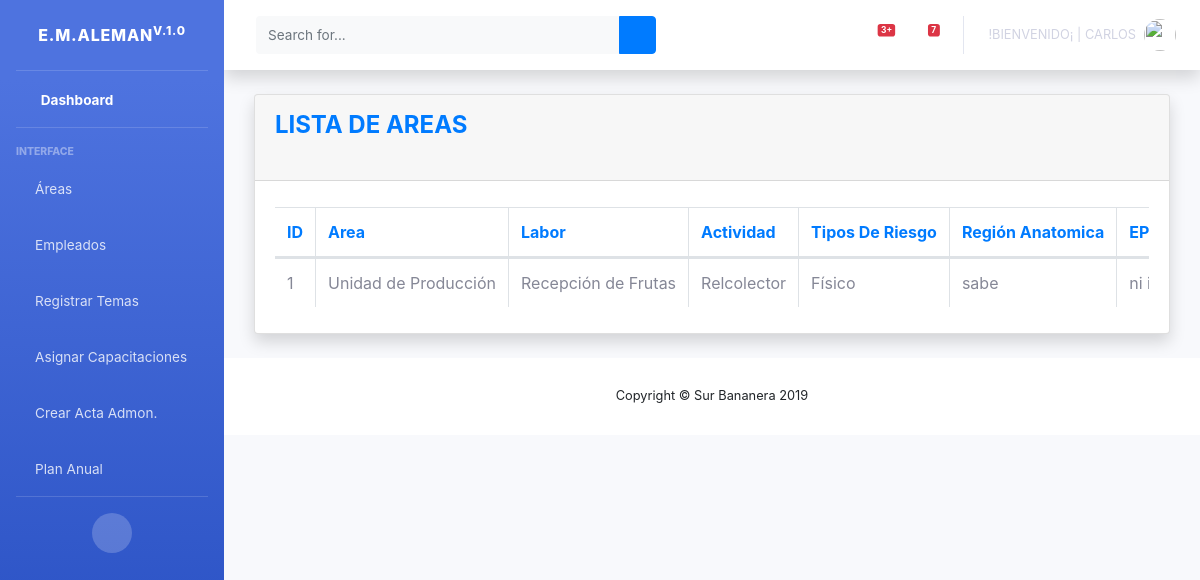
Page /bananera/listaAreas (signed in) on the committed database.
### surBananas/models.py (models this page shows, shortened)
class areas(models.Model):
    choice_riesgo ={('', 'Tipos de riesgo'),('Físico','Físico'),('Quimico','Quimico'), ('Físico y Quimico','Físico y Quimico')}
    choice_fase ={('', 'Areas'),('Area 1','Area 1'),('Area 2','Area 2'),('Area 3','Area 3'),('Area 4','Area 4'),('Area 5','Area 5'),('Unidad de Empaque','Unidad de Empaque'),('Unidad de Producción','Unidad de Producción')}
    choice_puesto= (('', 'Labor'),
                   ('1.- Unidad de Empaque', (
                       ('Recepción de Frutas', 'Recepción de Frutas'),
                       ('Desflore', 'Desflore'),
                       ('Lavador de Fomi', 'Lavador de Fomi'),
                       ('Armador de Carga', 'Armador de Carga'),
                       ('Evaluador de Fruta', 'Evaluador de Fruta'),
                       ('Clasificación', 'Clasificación'),
                       ('Selección', 'Selección'),
                       ('Selladoras', 'Selladoras'),
                       ('Pasador de Frutas', 'Pasador de Frutas'),
                       ('Empacador', 'Empacador'),
                       ('Repesado de Cajas Empacadas.', 'Repesado de Cajas Empacadas.'),
                       ('Desmane', 'Desmane'),
                       ('Estibador', 'Estibador'),
                       ('Pegador de Carton', 'Pegador de Carton'),
                       ('Preparación de Mezcla PosCosecha', 'Preparación de Mezcla PosCosecha'),
                       ('Limpieza', 'Limpieza'),
                       ('Dedo Suelto', 'Dedo Suelto'),
                       ('Bodega de Cartón', 'Bodega de Cartón'),
                       ('Evaluador de Cajas', 'Evaluador de Cajas'),
                       ('Jefe de Empaque', 'Jefe de Empaque'),
                   )),
                   ('2.- Unidad Producción', (
                       ('Deshije', 'Deshije'),
                       ('Aplicadores de Herbicidas', 'Aplicadores de Herbicidas'),
                       ('Desflore Manual', 'Desflore Manual'),
                       ('Cajeteo', 'Cajeteo'),
                       ('Saneo', 'Saneo'),
                       ('Paleo', 'Paleo'),
                       ('Fertilización', 'Fertilización'),
                       ('Riego y Bombeo', 'Riego y Bombeo'),
                       ('Chapeo de Rondas', 'Chapeo de Rondas'),
                       ('Picador de Matas', 'Picador de Matas'),
                       ('Desvio de Hijos y Rearme', 'Desvio de Hijos y Rearme'),
                       ('Técnico de Producción', 'Técnico de Producción'),
                       ('Jefe de Área', 'Jefe de Área'),
                       ('Cosecha', 'Cosecha'),
                       ('Embolse y Amarre.', 'Embolse y Amarre.'),
                       ('Fitosanitarios', 'Fitosanitarios'),
                       ('Seguridad', 'Seguridad'),
                       ('Responsable de Bodegas y Almacén', 'Responsable de Bodegas y Almacén'),
                       ('Taller y Mantenimiento.', 'Taller y Mantenimiento'),
                   )),
                   )
    fase = models.CharField(choices=choice_fase, default='', max_length=20, blank=True, null=True)
    puesto = models.CharField(choices=choice_puesto,max_length=20, blank=True, null=True, default='')
    actividad = models.CharField(max_length=500, blank=True, null=True)
    tiposRiesgo = models.CharField(choices=choice_riesgo, default='', max_length=20, blank=True, null=True)
    regionAnatomica = models.CharField(max_length=200,blank=True, null=True)
    eppUtilizar = models.CharField(max_length=200,blank=True, null=True)
    status = models.BooleanField('Estado', default=True)
    created_at = models.DateTimeField(auto_now_add=True, blank=True, null=True)

### surBananas/views.py (the view)
# urls.py: path('listaAreas', login_required(views.ListaArea.as_view()), name = 'listaAreas'),
class ListaArea(ListView):
    model = areas
    template_name = 'areas.html'
    context_object_name = 'areas'
    queryset = areas.objects.filter(status=True)

### surBananas/templates/areas.html (shortened to what this page needs)
{% extends 'indexAdmin.html' %}
{% block contenido %}
    <div class="container-fluid">
        <div class="card shadow mb-4">
            <div class="card-header py-3">
                <h4 class="m-0 font-weight-bold text-primary">LISTA DE AREAS</h4><br>
            </div>
            <div class="card-body">
                <div class="table-responsive">
                    {% if areas %}
                        <table id="dataTable" class="table table-striped table-bordered nowrap dataTable table-hover" style="width:100%">
                            <thead class=" text-primary" >
                            <th>ID</th>
                            <th>Area</th>
                            <th>Labor</th>
                            <th>Actividad</th>
                            <th>Tipos De Riesgo</th>
                            <th>Región Anatomica</th>
                            <th>EPP a Utilizar</th>
                            </thead>
                            <tbody id="demo-info">
                            {% for c in areas %}
                                <tr>
                                    <td> {{ c.id }} </td>
                                    <td> {{ c.fase}} </td>
                                    <td> {{ c.puesto}} </td>
                                    <td> {{ c.actividad }} </td>
                                    <td> {{ c.tiposRiesgo }} </td>
                                    <td> {{ c.regionAnatomica }} </td>
                                    <td> {{ c.eppUtilizar }} </td>
                                </tr>
                            {% endfor %}
                            </tbody>
                        </table>
                    {% else %}
                        <h1>NOT FOUND</h1>
                        </div>
                    {% endif %}
            </div>
        </div>
    </div>
    </html>
{% endblock contenido %}

### templates/indexAdmin.html (shortened to what this page needs)
{% load static %}
<!DOCTYPE html>
<html lang="en">
<head>
    <link href="{% static 'IndexAdmin/vendor/fontawesome-free/css/all.min.css' %}" rel="stylesheet" type="text/css">
    <link href="{% static 'IndexAdmin/css/sb-admin-2.min.css' %}" rel="stylesheet">
    <link href="{% static 'IndexAdmin/vendor/datatables/dataTables.bootstrap4.min.css' %}" rel="stylesheet">
    <link rel="stylesheet" href="https://cdnjs.cloudflare.com/ajax/libs/twitter-bootstrap/4.1.3/css/bootstrap.css">
    <link rel="stylesheet" href="https://cdn.datatables.net/1.10.20/css/dataTables.bootstrap4.min.css   ">
    <link rel="stylesheet" href="https://cdn.datatables.net/responsive/2.2.3/css/responsive.bootstrap.min.css">
</head>
<body id="page-top">
<div id="wrapper">
    <ul class="navbar-nav bg-gradient-primary sidebar sidebar-dark accordion" id="accordionSidebar">
        <a class="sidebar-brand d-flex align-items-center justify-content-center" href="{% url 'home' %}">
            <div class="sidebar-brand-text mx-3">E.M.ALEMAN<sup>V.1.0</sup></div>
        </a>
        <hr class="sidebar-divider my-0">
        <li class="nav-item active">
            <a class="nav-link" href="{% url 'home' %}">
                <i class="fas fa-fw fa-tachometer-alt"></i>
                <span>Dashboard</span></a>
        </li>
        <hr class="sidebar-divider">
        <div class="sidebar-heading">
            Interface
        </div>
        <li class="nav-item">
            <a class="nav-link collapsed" href="#" data-toggle="collapse" data-target="#collapse4" aria-expanded="true" aria-controls="collapse4">
                <i class="fas fa-city"></i>
                    <span>Áreas</span>
            </a>
        </li>
        <li class="nav-item">
            <a class="nav-link collapsed" href="#" data-toggle="collapse" data-target="#collapseTwo" aria-expanded="true" aria-controls="collapseTwo">
                <i class="fas fa-user-plus"></i>
                <span>Empleados</span>
            </a>
        </li>
         <li class="nav-item">
            <a class="nav-link collapsed" href="#" data-toggle="collapse" data-target="#collapseOne" aria-expanded="true" aria-controls="collapseOne">
                <i class="fas fa-chalkboard-teacher"></i>
                <span>Registrar Temas</span>
            </a>
        </li>
        <li class="nav-item">
            <a class="nav-link collapsed" href="#" data-toggle="collapse" data-target="#collapse3" aria-expanded="true" aria-controls="collapse3">
                <i class="fas fa-calendar-alt"></i>
                    <span>Asignar Capacitaciones</span>
            </a>
        </li>
        <li class="nav-item">
            <a class="nav-link collapsed" href="#" data-toggle="collapse" data-target="#acta" aria-expanded="true" aria-controls="collapse3">
                <i class="fas fa-calendar-alt"></i>
                    <span>Crear Acta Admon.</span>
            </a>
        </li>
        <li class="nav-item">
                <a class="nav-link collapsed" href="#" data-toggle="collapse" data-target="#collapse9" aria-expanded="true" aria-controls="collapse4">
                    <i class="fas fa-city"></i>
                        <span>Plan Anual</span>
                </a>
            </li>
        <hr class="sidebar-divider d-none d-md-block">
        <div class="text-center d-none d-md-inline">
            <button class="rounded-circle border-0" id="sidebarToggle"></button>
        </div>
    </ul>
    <div id="content-wrapper" class="d-flex flex-column">
        <div id="content">
            <nav class="navbar navbar-expand navbar-light bg-white topbar mb-4 static-top shadow">
                <form class="d-none d-sm-inline-block form-inline mr-auto ml-md-3 my-2 my-md-0 mw-100 navbar-search">
                    <div class="input-group">
                        <input type="text" class="form-control bg-light border-0 small" placeholder="Search for..." aria-label="Search" aria-describedby="basic-addon2">
                        <div class="input-group-append">
                            <button class="btn btn-primary" type="button">
                                <i class="fas fa-search fa-sm"></i>
                            </button>
                        </div>
                    </div>
                </form>
                <ul class="navbar-nav ml-auto">
                    <li class="nav-item dropdown no-arrow mx-1">
                        <a class="nav-link dropdown-toggle" href="#" id="alertsDropdown" role="button" data-toggle="dropdown" aria-haspopup="true" aria-expanded="false">
                            <span class="badge badge-danger badge-counter">3+</span>
                        </a>
                    </li>
                    <li class="nav-item dropdown no-arrow mx-1">
                        <a class="nav-link dropdown-toggle" href="#" id="messagesDropdown" role="button" data-toggle="dropdown" aria-haspopup="true" aria-expanded="false">
                            <i class="fas fa-envelope fa-fw"></i>
                            <span class="badge badge-danger badge-counter">7</span>
                        </a>
                    </li>
                    <li class="nav-item dropdown no-arrow">
                        <a class="nav-link dropdown-toggle" href="#" id="userDropdown" role="button" data-toggle="dropdown" aria-haspopup="true" aria-expanded="false">
                            <span class="mr-2 d-none d-lg-inline text-blue-600 small" style="text-transform: uppercase;">!Bienvenido¡ | {{user}}</span>
                            <img class="img-profile rounded-circle" src="{% static 'IndexAdmin/img/user.jpg' %}">
                        </a>
                    </li>
                </ul>
            </nav>
            <div class="container-fluid">
                {% block contenido %}
            {% endblock contenido %}
        <footer class="sticky-footer bg-white">
            <div class="container my-auto">
                <div class="copyright text-center my-auto">
                    <span>Copyright &copy; Sur Bananera 2019</span>
                </div>
            </div>
        </footer>
</body>
</html>

### rows in the picture
areas: id "1", fase "Unidad de Producción", puesto "Recepción de Frutas", actividad "Relcolector", tiposRiesgo "Físico", regionAnatomica "sabe", eppUtilizar "ni…"

### other values in the picture
{{ user }} "CARLOS"
